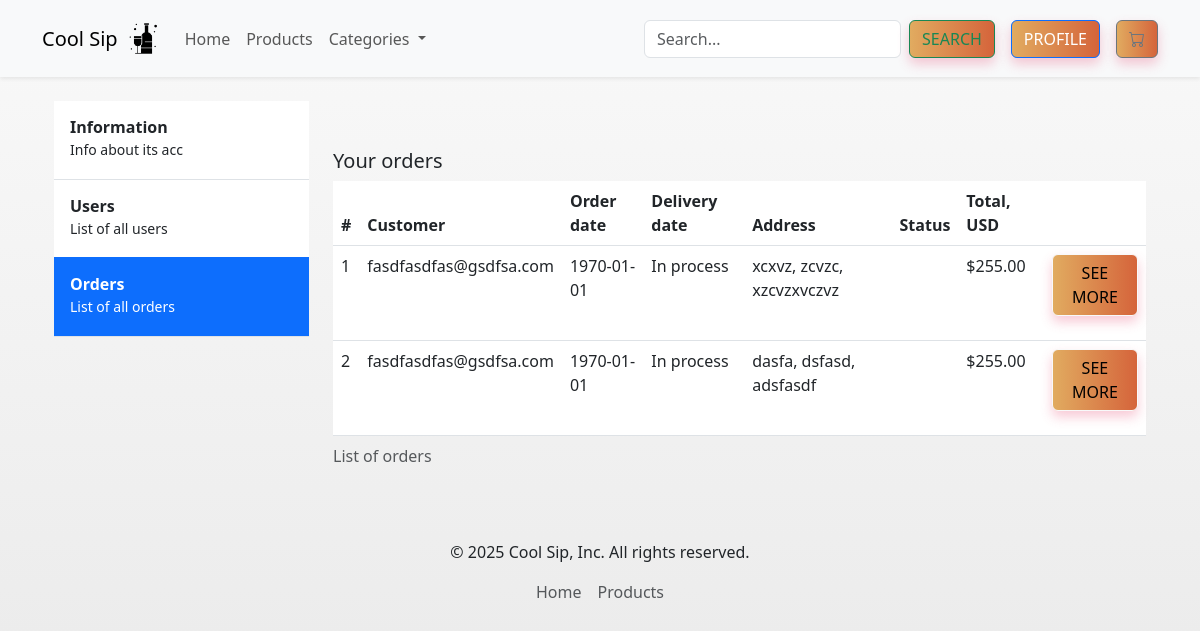
Page /admin/orders (signed in) on the committed database.
### tables this page shows
CREATE TABLE `custom` (
  `id` int NOT NULL,
  `user_id` int DEFAULT NULL,
  `user_email` varchar(255) DEFAULT NULL,
  `cart` text,
  `total_price` decimal(10,2) DEFAULT NULL,
  `comment` text,
  `address` text,
  `shipment` varchar(50) DEFAULT NULL
);

### core/Template.php (called while the page is built, shortened)
<?php
class Template
{
    protected $path;
    public function __construct($path) {
        $this->path = $path;
    }
    public function getHTML() {
        include($this->path);
        $html = ob_get_contents();
        return $html;
    }
}

### core/Controller.php (called while the page is built, shortened)
<?php
class Controller
{
    protected $viewPath;
    public function __construct() {
        $this->moduleName = \core\Core::getInstance()->app['moduleName'];
        $this->actionName = \core\Core::getInstance()->app['actionName'];
        $this->viewPath = "views/{$this->moduleName}/{$this->actionName}.php";
    }
    public function render($viewPath = null, $params = null) {
        if (empty($viewPath))
            $viewPath = $this->viewPath;
        $tpl = new Template($viewPath);
        if (!empty($params))
            $tpl->setParams($params);
        return $tpl->getHTML();
    }
}

### controllers/AdminController.php (called while the page is built, shortened)
<?php
class AdminController extends Controller
{
    public function ordersAction()
    {
        $orders = Order::getAllOrders();
        return $this->render(null, [
            'orders' => $orders
        ]);
    }
}

### index.php (called while the page is built, shortened)
<?php
spl_autoload_register(function($className) {
    $path = $className.'.php';
});
$core = core\Core::getInstance();
$core->Initialize();
$core->Run();

### core/DB.php (called while the page is built, shortened)
<?php
class DB
{
    protected $pdo;
    public function __construct($hostname, $login, $password, $database) {
        $this->pdo = new PDO("mysql:host={$hostname};dbname={$database}", $login, $password);
    }
    public function select($tableName, $fieldsList = '*', $conditionArray = null) {
        if (is_string($fieldsList))
            $fieldsListString = $fieldsList;
        $res = $this->pdo->prepare("SELECT {$fieldsListString} FROM {$tableName} {$wherePartString}");
        $res->execute($conditionArray);
        return $res->fetchAll(\PDO::FETCH_ASSOC);
    }
}

### models/Order.php (called while the page is built, shortened)
<?php
class Order
{
    public static $tableName = 'custom';
    public static function getAllOrders()
    {
        $rows = Core::getInstance()->db->select(self::$tableName);
        for ($i = 0; $i < count($rows); $i++) {
            $rows[$i]['cart'] = json_decode($rows[$i]['cart'], true);
            $rows[$i]['address'] = json_decode($rows[$i]['address'], true);
        }
        if (!empty($rows))
            return $rows;
        else
            return null;
    }
}

### views/admin/orders.php (the view, shortened to what this page needs)
<div class="container">
    <div class="row">
        <div class="col">
            <div class="list-group list-group-flush border-bottom scrollarea">
                <a href="/admin" class="list-group-item list-group-item-action py-3 lh-sm" id="list-group-item" aria-current="true">
                    <div class="d-flex w-100 align-items-center justify-content-between">
                        <strong class="mb-1">Information</strong>
                    </div>
                    <div class="col-10 mb-1 small">Info about its acc</div>
                </a>
                <a href="/admin/users" class="list-group-item list-group-item-action py-3 lh-sm" id="list-group-item" aria-current="false">
                    <div class="d-flex w-100 align-items-center justify-content-between">
                        <strong class="mb-1">Users</strong>
                    </div>
                    <div class="col-10 mb-1 small">List of all users</div>
                </a>
                <a href="#" class="list-group-item list-group-item-action active py-3 lh-sm" id="list-group-item" aria-current="false">
                    <div class="d-flex w-100 align-items-center justify-content-between">
                        <strong class="mb-1">Orders</strong>
                    </div>
                    <div class="col-10 mb-1 small">List of all orders</div>
                </a>
            </div>
        </div>
        <div class="data col-9">
            <div class="orders mt-5">
                <?php if (empty($orders)) : ?>
                    <div class="text-center">
                        <h5 class="text-center">You have no orders yet.</h5>
                        <a href="/product/" class="btn btn-primary mt-3">Go shopping!</a>
                    </div>
                <?php else : ?>
                    <div class="row">
                        <div class="col">
                            <h5>Your orders</h5>
                        </div>
                        <div class="col-12">
                            <table class="table">
                                <caption>List of orders</caption>
                                <thead>
                                <tr>
                                    <th>#</th>
                                    <th>Customer</th>
                                    <th>Order date</th>
                                    <th>Delivery date</th>
                                    <th>Address</th>
                                    <th>Status</th>
                                    <th>Total, USD</th>
                                    <th></th>
                                </tr>
                                </thead>
                                <tbody>
                                <?php $index = 1; ?>
                                <?php foreach ($orders as $order) : ?>
                                    <tr class="border-bottom-0">
                                        <td class="border-bottom-0"><?= $index ?></td>
                                        <td class="border-bottom-0"><?= $order['user_email'] ?></td>
                                        <td class="border-bottom-0"><?= date("Y-m-d", strtotime($order['date_order'])) ?></td>
                                        <td class="border-bottom-0">
                                            <?php
                                            if (empty($order['date_delivery']))
                                                echo 'In process';
                                            else
                                                echo date("Y-m-d", strtotime($order['date_delivery']));
                                            ?>
                                        </td>
                                        <td class="border-bottom-0">
                                            <?= $order['address']['country'] ?>,
                                            <?= $order['address']['city'] ?>,
                                            <?= $order['address']['address'] ?>
                                        </td>
                                        <td class="border-bottom-0"><?= $order['status'] ?></td>
                                        <td class="border-bottom-0">$<?= $order['total_price'] ?></td>
                                        <td class="button-collapse border-bottom-0">
                                            <button class="btn btn-light" type="button"
                                                    data-bs-toggle="collapse"
                                                    data-bs-target="#collapseProducts<?=$index?>"
                                                    aria-expanded="false"
                                                    aria-controls="collapseProducts<?=$index?>">
                                                See more
                                            </button>
                                        </td>
                                    </tr>
                                    <tr>
                                        <td colspan="8" class="border-top-0">
                                        </td>
                                    </tr>
                                    <?php $index++; ?>
                                <?php endforeach; ?>
                                </tbody>
                            </table>
                        </div>
                    </div>
                <?php endif; ?>
            </div>
        </div>
    </div>
</div>

### public/light/css/Low.css (style rules this page uses)
body { font-family: 'Poppins', sans-serif; margin: 0; padding: 0; color: #333; background: linear-gradient(to bottom, #f9f9f9, #ececec); overflow-x: hidden; }
button, .btn { display: inline-block; padding: 14px 36px; font-size: 1.1rem; font-weight: bold; border: none; color: white; background: linear-gradient(to right, #e1ab60, #d5643b); border-radius: 30px; cursor: pointer; transition: all 0.3s ease-in-out; box-shadow: 0px 6px 12px rgba(233, 78, 119, 0.3); text-transform: uppercase; text-align: center; text-decoration: none; }

### rows in the picture
custom: user_email "fasdfasdfas@gsdfsa.com", date_order "1970-01-01", country "xcxvz", city "zcvzc", address "xzcvzxvczvz", total_price "255.00"
custom: user_email "fasdfasdfas@gsdfsa.com", date_order "1970-01-01", country "dasfa", city "dsfasd", address "adsfasdf", total_price "255.00"
